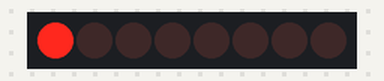
Bench run of a sketch on a simulated Arduino Uno, built with avr-gcc and run on an emulated ATmega328P. Shown: 8 shift-register outputs drawn as a row of LEDs (first output left, lit = HIGH). Wiring (inferred from the names in the program): shift register (74HC595): data pin 8; shift clock pin 9; latch pin 10. Wiring (inferred from the signals the program sends): row of LEDs: on Q0, Q1, Q2, Q3, Q4, Q5, Q6, Q7.

Above: at 0.2 s.
At 1.2 s:
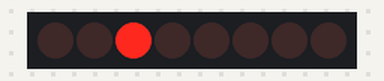
At 1.7 s:
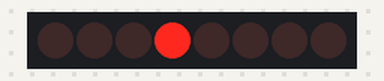
At 2.7 s:
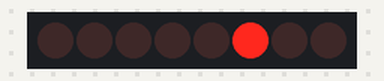
At 3.7 s:
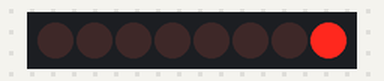
At 5.2 s:
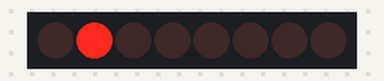
Timing chart, 0 to 5.9 s (numbered marks = the images above):
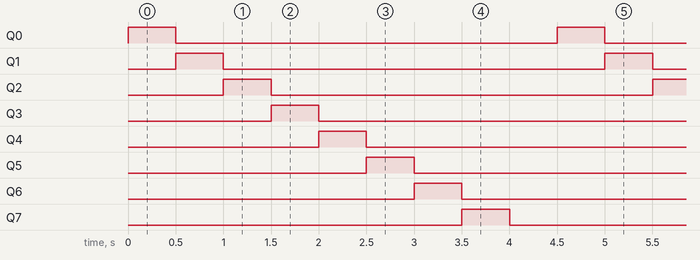

The sketch:

165.ino
```cpp
// Define pin connections
const int dataPin = 8;   // DS (Data Serial)
const int latchPin = 10; // ST_CP (Store Clock)
const int clockPin = 9;  // SH_CP (Shift Clock)

// Define the number of LEDs
const int numLeds = 8;

void setup() {
  // Set the pin modes
  pinMode(dataPin, OUTPUT);
  pinMode(latchPin, OUTPUT);
  pinMode(clockPin, OUTPUT);

  // Initialize the LEDs to be off
  shiftOut(0x00); // Send zero to turn off all LEDs
}

void loop() {
  // Light up LEDs one by one
  for (int i = 0; i < numLeds; i++) {
    shiftOut(1 << i); // Shift out a byte to light up the ith LED
    delay(500);       // Wait for 0.5 seconds
  }

  // Turn off all LEDs
  shiftOut(0x00);
  delay(500); // Wait for 0.5 seconds
}

// Function to shift out a byte to the 74HC595
void shiftOut(byte data) {
  digitalWrite(latchPin, LOW);  // Prepare to shift data
  shiftOut(dataPin, clockPin, MSBFIRST, data); // Shift data out
  digitalWrite(latchPin, HIGH); // Latch data to output pins
}

// Function to shift out data (from the ShiftOut library)
void shiftOut(int dataPin, int clockPin, int bitOrder, byte val) {
  int i;
  byte pinState;

  for (i = 0; i < 8; i++) {
    if (bitOrder == MSBFIRST)
      pinState = (val & (1 << (7 - i))) ? HIGH : LOW;
    else
      pinState = (val & (1 << i)) ? HIGH : LOW;

    digitalWrite(clockPin, LOW);
    digitalWrite(dataPin, pinState);
    digitalWrite(clockPin, HIGH);
  }
}
```

Measured:
- by itself, Q0–7: alternates HIGH for 0.50 s and LOW for 4.0 s
- by itself, everything shown: repeats every 4.5 s, in 9 steps
